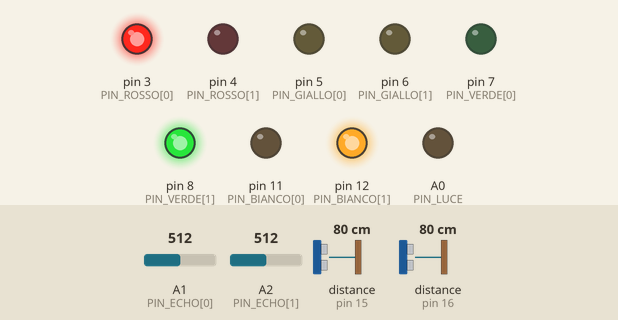
The sketch below on a simulated Arduino Uno, built with avr-gcc and run on an emulated ATmega328P. Parts: output pins drawn as LEDs (lit = HIGH). Wiring (inferred from the names in the program): ultrasonic range finder: trigger pin 13; echo pin 15. The test bench sets the inputs (shaded band); at power-on: distance to the obstacle (sensors on pin 15, pin 16) 80 cm, A1 (PIN_ECHO[0]) = 512, A2 (PIN_ECHO[1]) = 512. The echo pulse lasts 58.3 µs per cm; pins used as bus, display or sensor lines are not drawn.

Above: at 1.2 s.
1.3 s: distance to the obstacle (sensor on pin 15) set to 97 cm
2.8 s: distance to the obstacle (sensor on pin 15) set to 106 cm
At 4.2 s:
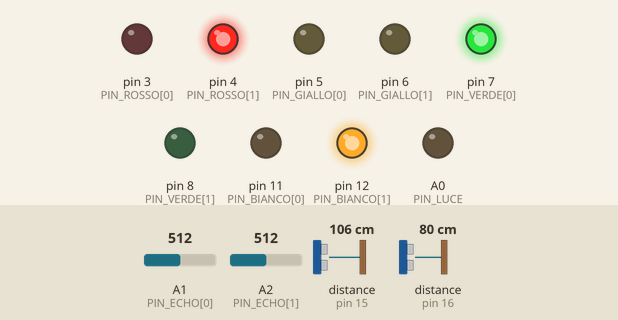
4.5 s: distance to the obstacle (sensor on pin 15) set to 2 cm
At 4.61 s:
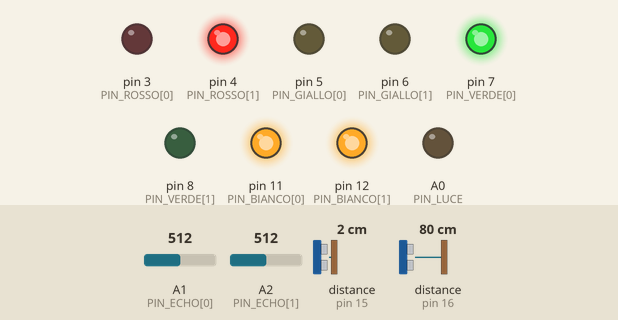
7.5 s: distance to the obstacle (sensor on pin 15) set to 120 cm
At 8.7 s:
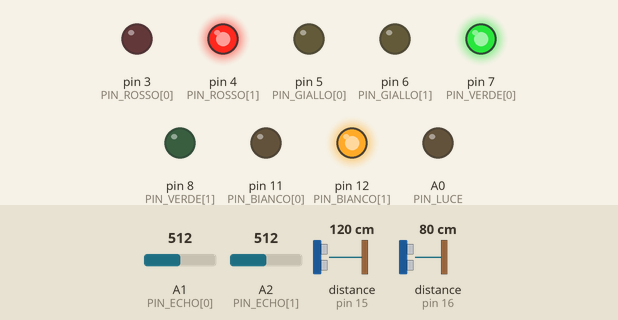
9.0 s: distance to the obstacle (sensor on pin 15) set to 4 cm
At 9.11 s:
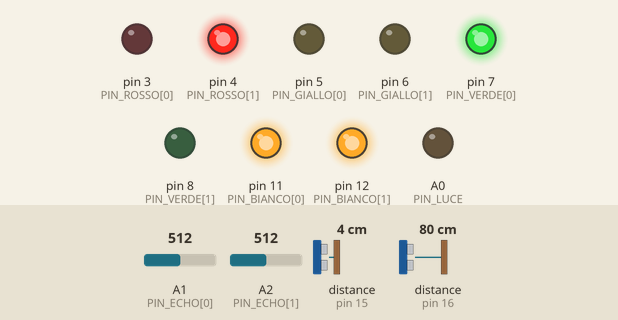
Timing chart, 0 to 12.0 s (numbered marks = the images above; inputs shaded):
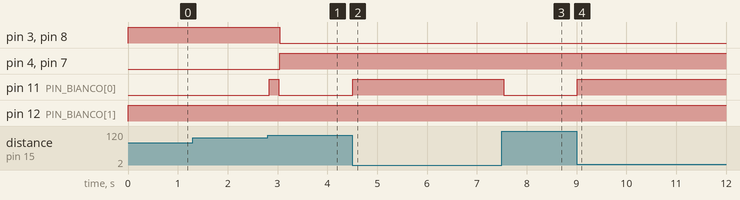

The sketch:

Semaforo.ino
```cpp
/**
 * Semaforo.ino
 * Massimo Giordano
 *
 * Il programma è stato pensato esclusivamente per due semafori
 * Nel momento in cui si effettuano i test e funziona, verranno aggiunti anche gli altri due
 */

#include <Arduino.h>

#define DELAY_ROSSO 25000 //tempo di attesa per la durata del led rosso
#define DELAY_GIALLO 5000 //tempo di attesa per la durata del led giallo
#define NUM_SEMAFORI 2 //sono 2 i semafori, dato che per il test lavoro con metà progetto
#define SOGLIA_DISTANZA 100 //soglia da impostare in base alla distanza massima del semaforo
#define SOGLIA_LUCE 300 //soglia della luce minima per la sera

uint8_t PIN_ROSSO[NUM_SEMAFORI] = {3, 4};
uint8_t PIN_GIALLO[NUM_SEMAFORI] = {5, 6};
uint8_t PIN_VERDE[NUM_SEMAFORI] = {7, 8};
uint8_t PIN_PULSANTE[NUM_SEMAFORI] = {9, 10};
uint8_t PIN_BIANCO[NUM_SEMAFORI] = {11, 12};
uint8_t PIN_TRIG[NUM_SEMAFORI] = {13, 14};
uint8_t PIN_ECHO[NUM_SEMAFORI] = {15, 16};
/**
 * I led per le macchine hanno indice dell'array 1, mentre quello per i pedoni ha indice 0
 */
uint8_t PIN_LUCE = A0;

int stato_attuale = 0;
int segnale_attuale = -1;

unsigned long int prev_millis_rosso = millis();
unsigned long int prev_millis_giallo = millis();

void setup()
{
	for(int i = 0; i < NUM_SEMAFORI; ++i) //set pin come output
	{
		pinMode(PIN_ROSSO[i], OUTPUT);
		pinMode(PIN_GIALLO[i], OUTPUT);
		pinMode(PIN_VERDE[i], OUTPUT);

		digitalWrite(PIN_ROSSO[i], LOW);
		digitalWrite(PIN_GIALLO[i], LOW);
		digitalWrite(PIN_VERDE[i], LOW);

		pinMode(PIN_PULSANTE[i], INPUT);
		pinMode(PIN_BIANCO[i], OUTPUT);
		digitalWrite(PIN_BIANCO[i], LOW);

		pinMode(PIN_TRIG[i], OUTPUT);
		pinMode(PIN_ECHO[i], INPUT);
	}
	Serial.begin(9600);
}

void loop() {

	unsigned long int current_millis = millis();
	// Generare i segnali
	/**
	* TAVOLA SEGNALI:
	* 0 : semaforo chiamato da pedone
	* 1 : macchina rilevata da ultrasuoni
	* 2 : passati 25 secondi dall'ultimo rosso
	* 3 : passati 5 secondi dall'ultimo giallo
	*/

	if(letturaPulsante1() == HIGH) //se il pulsante è stato premuto
	{
		segnale_attuale = 0;
		prev_millis_giallo = current_millis;
		prev_millis_rosso = current_millis;
	}
	if(letturaPulsante2() == HIGH) //se il pulsante è stato premuto nell'altro semaforo
	{
		segnale_attuale = 1;
		prev_millis_giallo = current_millis;
		prev_millis_rosso = current_millis;
	}
	else if(letturaUltrasuono1() == HIGH) //se è passata una macchina
	{
		segnale_attuale = 2;
	}
	else if(letturaUltrasuono2() == HIGH) //se è passata una macchina nell'altro semaforo
	{
		segnale_attuale = 3;
	}
	else if(current_millis - prev_millis_rosso >= DELAY_ROSSO) //se sono passati 25s dal rosso precedente
	{
		prev_millis_rosso = current_millis;
		prev_millis_giallo = current_millis;
		segnale_attuale = 4;
	}
	else if(current_millis - prev_millis_giallo >= DELAY_GIALLO) //se sono passati 5s dal giallo precedente
	{
		prev_millis_giallo = current_millis;
		prev_millis_rosso = current_millis;
		segnale_attuale = 5;
	}

	switch(stato_attuale)
	{
	case 0:
		// R(pedoni) - V(macchine)
		// Accende i led (rosso pe li pedoni e verde pe le macchine)

		digitalWrite(PIN_ROSSO[0], HIGH); //led rosso acceso
		digitalWrite(PIN_GIALLO[0], LOW);
		digitalWrite(PIN_VERDE[0], LOW);

		digitalWrite(PIN_ROSSO[1], LOW);
		digitalWrite(PIN_GIALLO[1], LOW);
		digitalWrite(PIN_VERDE[1], HIGH); //led verde acceso

		if(segnale_attuale == 3) //se è passata una macchina nell'altro semaforo delle macchine
		{
			stato_attuale = 4; //parte un flash
		}
		else if(segnale_attuale == 0 || segnale_attuale == 4) //se è stata effettuata una chiamata pedonale o se è passato il tempo del rosso
		{
			stato_attuale = 1; //cambia i colori dei semafori in R-G
		}

	break;
	case 1:
		// R(pedoni) - G(macchine)
		// Accende i led (rosso pe li pedoni e giallo pe le macchine)

		digitalWrite(PIN_ROSSO[0], LOW); //led rosso acceso
		digitalWrite(PIN_GIALLO[0], LOW);
		digitalWrite(PIN_VERDE[0], LOW);

		digitalWrite(PIN_ROSSO[1], LOW);
		digitalWrite(PIN_GIALLO[1], HIGH); //led giallo acceso
		digitalWrite(PIN_VERDE[1], LOW);

		if(segnale_attuale == 3) //se è passata una macchina nell'altro semaforo
		{
			stato_attuale = 5; //parte un flash
		}
		else if(segnale_attuale == 5) //se è passato il tempo del giallo
		{
			stato_attuale = 2; //cambia i colori dei semafori in V-R
		}
	break;
	case 2:
		// V(pedoni) - R(macchine)
		// Accende i led (verde pe li pedoni e rosso pe le macchine)

		digitalWrite(PIN_ROSSO[0], LOW);
		digitalWrite(PIN_GIALLO[0], LOW);
		digitalWrite(PIN_VERDE[0], HIGH); //led verde acceso

		digitalWrite(PIN_ROSSO[1], HIGH); //led rosso acceso
		digitalWrite(PIN_GIALLO[1], LOW);
		digitalWrite(PIN_VERDE[1], LOW);

		if(segnale_attuale == 2) //se è passata una macchina
		{
			stato_attuale = 4; //parte un flash
		}
		else if(segnale_attuale == 4) //se è passato il tempo del rosso
		{
			stato_attuale = 3; //cambia i colori in G-R
		}
	break;
	case 3:
		// G(pedoni) - R(macchine)
		// Accende i led (giallo pe li pedoni e rosso pe le macchine)

		digitalWrite(PIN_ROSSO[0], LOW);
		digitalWrite(PIN_GIALLO[0], HIGH); //led giallo acceso
		digitalWrite(PIN_VERDE[0], LOW);

		digitalWrite(PIN_ROSSO[1], HIGH); //led rosso acceso
		digitalWrite(PIN_GIALLO[1], LOW);
		digitalWrite(PIN_VERDE[1], LOW);

		if(segnale_attuale == 2) //se è passata una macchina
		{
			stato_attuale = 5; //parte un flash
		}
		else if(segnale_attuale == 5) //se è passato il tempo per il giallo
		{
			stato_attuale = 0; //riparte da capo con R-V
		}
	break;
	case 4:
		// FLASH V(pedoni) - R(macchine)
		// fai un flash e torna nello stato 2

		digitalWrite(PIN_BIANCO[0], HIGH);
		delay(200);
		digitalWrite(PIN_BIANCO[0], LOW);

		stato_attuale = 2;
	break;
	case 5:
		// FLASH G(pedoni) - R(macchine)
		// fai un flash e torna nello stato 3

		digitalWrite(PIN_BIANCO[1], HIGH);
		delay(200);
		digitalWrite(PIN_BIANCO[1], LOW);

		stato_attuale = 3;
	break;
	}
	segnale_attuale = -1;

	if(letturaLuce)
	{
		digitalWrite(PIN_BIANCO[1], HIGH);
	}
}

uint8_t letturaPulsante1()
{
	uint8_t lettura = analogRead(PIN_PULSANTE[0]); //lettura del pulsante salvata in una variabile

	if(lettura == HIGH) //se è stato letto ritorna un valore vero
	{
		return HIGH;
	}
	else //se non è stato letto ritorna un valore falso
	{
		return LOW;
	}
}

uint8_t letturaPulsante2()
{
	uint8_t lettura = analogRead(PIN_PULSANTE[1]); //lettura del pulsante salvata in una variabile

	if(lettura == HIGH) //se è stato letto ritorna un valore vero
	{
		return HIGH;
	}
	else //se non è stato letto ritorna un valore falso
	{
		return LOW;
	}
}

uint8_t letturaUltrasuono1()
{
	//accendiamo il trig e aspettiamo 10 microsecondi per poi spegnerlo
	digitalWrite(PIN_TRIG[0], LOW);
	digitalWrite(PIN_TRIG[0], HIGH);
	delayMicroseconds(10);
	digitalWrite(PIN_TRIG[0], LOW);

	long durata = pulseIn(PIN_ECHO[0], HIGH);
	long distanza = durata/58.31; //necessario per sapere la distanza della lettura

	if(distanza <= SOGLIA_DISTANZA) //se il pin echo legge un valore, significa che è passata una macchina
	{
		return HIGH;
	}
	else
	{
		return LOW;
	}
}

uint8_t letturaUltrasuono2()
{
	//accendiamo il trig e aspettiamo 10 microsecondi per poi spegnerlo
	digitalWrite(PIN_TRIG[1], LOW);
	digitalWrite(PIN_TRIG[1], HIGH);
	delayMicroseconds(10);
	digitalWrite(PIN_TRIG[1], LOW);

	long durata = pulseIn(PIN_ECHO[1], HIGH);
	long distanza = durata/58.31; //necessario per sapere la distanza della lettura

	if(distanza <= SOGLIA_DISTANZA) //se il pin echo legge un valore, significa che è passata una macchina
	{
		return HIGH;
	}
	else
	{
		return LOW;
	}
}

uint8_t letturaLuce()
{
	int lettura = analogRead(PIN_LUCE);

	if(lettura <= SOGLIA_LUCE)
	{
		return HIGH;
	}
	else
	{
		return LOW;
	}
}
```

Measured:
- the behaviour switches between 101 and 102 cm on distance to the obstacle (sensor on pin 15) (found by bisection; images 0 and 1)
- after the input at 1.3 s, every drawn part: stays the same
- after the input at 2.8 s, pin 3 (PIN_ROSSO[0]), pin 8 (PIN_VERDE[1]): HIGH → LOW after 0.24 s; pin 4 (PIN_ROSSO[1]), pin 7 (PIN_VERDE[0]): LOW → HIGH after 0.24 s; pin 11 (PIN_BIANCO[0]): LOW → HIGH at once, → LOW 0.20 s later
- after the input at 4.5 s, pin 11 (PIN_BIANCO[0]): LOW → HIGH at once
- after the input at 7.5 s, pin 11 (PIN_BIANCO[0]): HIGH → LOW at once
- after the input at 9.0 s, pin 11 (PIN_BIANCO[0]): LOW → HIGH at once
